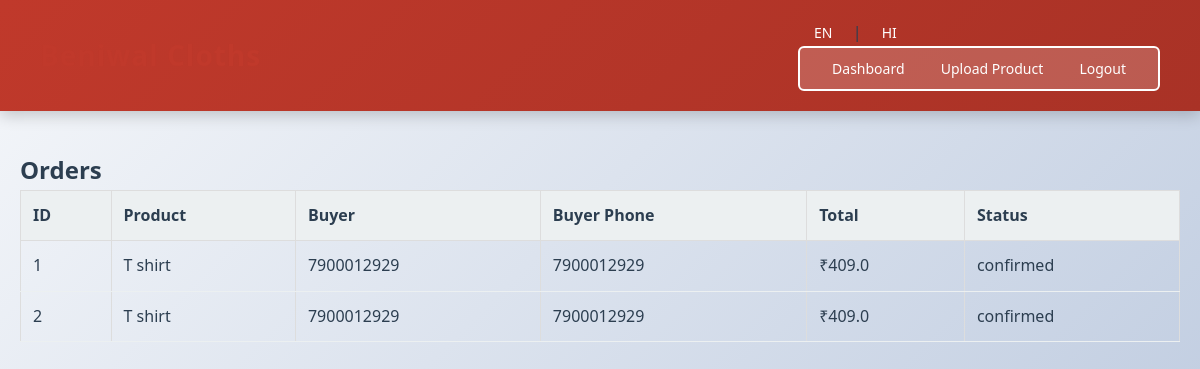
/admin/orders (signed in), run on the app's committed database.
### tables this page shows
CREATE TABLE orders (
        id INTEGER PRIMARY KEY,
        product_id INTEGER,
        buyer_phone TEXT,
        buyer_lat REAL,
        buyer_lon REAL,
        buyer_share_phone INTEGER DEFAULT 1,
        total REAL,
        status TEXT DEFAULT 'pending'
    );

CREATE TABLE products (
        id INTEGER PRIMARY KEY,
        seller_id INTEGER,
        title TEXT,
        price REAL,
        images TEXT,
        videos TEXT,
        description TEXT,
        seller_can_view_buyer_phone INTEGER DEFAULT 1,
        created_at TIMESTAMP DEFAULT CURRENT_TIMESTAMP
    );

### app.py (the view)
@app.route('/admin/orders')
def admin_orders():
    if not session.get('admin'):
        flash('Please login as admin first', 'error')
        return redirect(url_for('admin_login'))
    rows = query_db('SELECT o.*, p.title as product_title, p.seller_can_view_buyer_phone as seller_flag FROM orders o JOIN products p ON o.product_id = p.id')
    orders = []
    for r in rows:
        show = bool(r['seller_flag']) and bool(r['buyer_share_phone'])
        orders.append({'id': r['id'], 'product_title': r['product_title'], 'buyer_phone': r['buyer_phone'], 'total': r['total'], 'status': r['status'], 'show_buyer_phone': show})
    return render_template('admin_orders.html', orders=orders)

### app.py (called while the page is built)
def query_db(query, args=(), one=False):
    conn = sqlite3.connect(DB)
    conn.row_factory = sqlite3.Row
    cur = conn.cursor()
    cur.execute(query, args)
    rv = cur.fetchall()
    conn.commit()
    conn.close()
    return (rv[0] if rv else None) if one else rv

### templates/admin_orders.html (shortened to what this page needs)
{% extends "base.html" %}
{% block content %}
<h2>Orders</h2>
<table>
  <tr><th>ID</th><th>Product</th><th>Buyer</th><th>Buyer Phone</th><th>Total</th><th>Status</th></tr>
  {% for o in orders %}
  <tr>
    <td>{{ o.id }}</td>
    <td>{{ o.product_title }}</td>
    <td>{{ o.buyer_phone }}</td>
    <td>
      {% if o.show_buyer_phone %}
        {{ o.buyer_phone }}
      {% else %}
        Hidden
      {% endif %}
    </td>
    <td>₹{{ o.total }}</td>
    <td>{{ o.status }}</td>
  </tr>
  {% endfor %}
</table>
{% endblock %}

### static/style.css (style rules this page uses)
* { margin: 0; padding: 0; box-sizing: border-box; }
:root { --primary: #c0392b; --dark: #2c3e50; --light: #ecf0f1; --gray: #95a5a6; --success: #27ae60; }
html { scroll-behavior: smooth; }
body { font-family: 'Segoe UI', Tahoma, Geneva, Verdana, sans-serif; background: linear-gradient(135deg, #f5f7fa 0%, #c3cfe2 100%); color: var(--dark); line-height: 1.6; }
table { width: 100%; border-collapse: collapse; }
table th { background: var(--light); padding: 12px; text-align: left; font-weight: 600; color: var(--dark); }
table td { padding: 12px; border-bottom: 1px solid var(--light); }

### templates/admin_orders.html (style rules this page uses)
table { width:100%; border-collapse: collapse }
th,td { border:1px solid #ddd; padding:8px }

### data on the page
orders: id "1", product_title "T shirt", buyer_phone "7900012929", total "409.0", status "confirmed"
orders: id "2", product_title "T shirt", buyer_phone "7900012929", total "409.0", status "confirmed"
